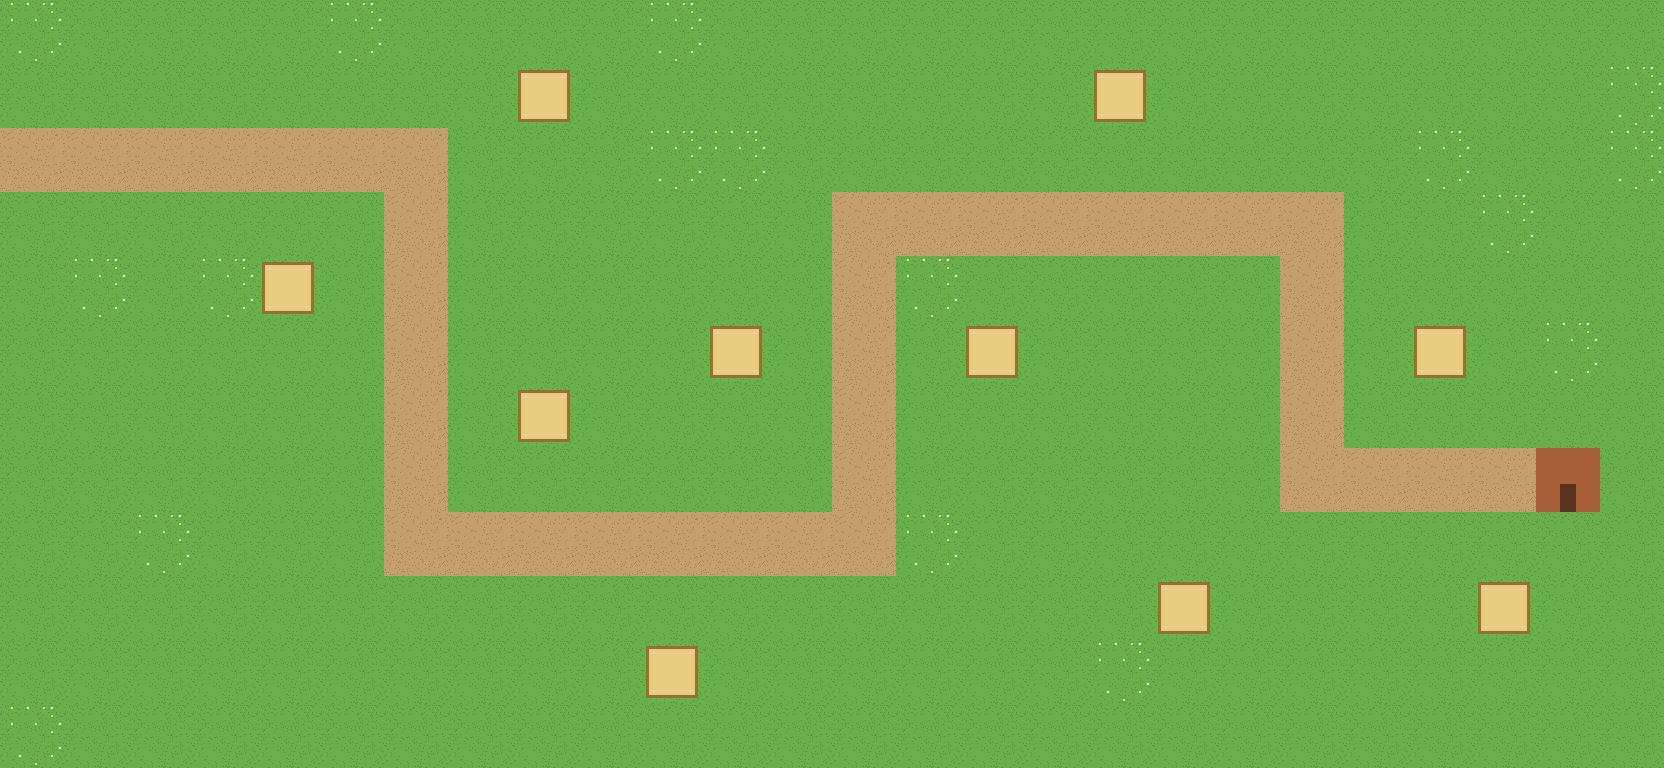

A 2D game scene composited from a Tiled map and its tileset images. What follows is a short description and the map's XML, with every tile layer's data as written:
An orthogonal 26x12 tile map with 64x64 px tiles, 1 tile layer (terreno) and 12 objects (camino, e1, e2, e3, e4, ...).

<map version="1.10" tiledversion="1.12.2" orientation="orthogonal" renderorder="right-down" width="26" height="12" tilewidth="64" tileheight="64" infinite="0" nextlayerid="5" nextobjectid="13">
 <tileset firstgid="1" source="placeholder.tsx" />
 <layer id="1" name="terreno" width="26" height="12">
  <data encoding="csv">
8,1,1,1,1,8,1,1,1,1,8,1,1,1,1,1,1,1,1,1,1,1,1,1,1,1,
1,1,1,1,1,1,1,1,6,1,1,1,1,1,1,1,1,6,1,1,1,1,1,1,1,8,
2,2,2,2,2,2,2,1,1,1,8,8,1,1,1,1,1,1,1,1,1,1,8,1,1,8,
1,1,1,1,1,1,2,1,1,1,1,1,1,2,2,2,2,2,2,2,2,1,1,8,1,1,
1,8,1,8,6,1,2,1,1,1,1,1,1,2,8,1,1,1,1,1,2,1,1,1,1,1,
1,1,1,1,1,1,2,1,1,1,1,6,1,2,1,6,1,1,1,1,2,1,6,1,8,1,
1,1,1,1,1,1,2,1,6,1,1,1,1,2,1,1,1,1,1,1,2,1,1,1,1,1,
1,1,1,1,1,1,2,1,1,1,1,1,1,2,1,1,1,1,1,1,2,2,2,2,7,1,
1,1,8,1,1,1,2,2,2,2,2,2,2,2,8,1,1,1,1,1,1,1,1,1,1,1,
1,1,1,1,1,1,1,1,1,1,1,1,1,1,1,1,1,1,6,1,1,1,1,6,1,1,
1,1,1,1,1,1,1,1,1,1,6,1,1,1,1,1,1,8,1,1,1,1,1,1,1,1,
8,1,1,1,1,1,1,1,1,1,1,1,1,1,1,1,1,1,1,1,1,1,1,1,1,1
</data>
 </layer>
 <objectgroup id="2" name="caminos">
  <object id="1" name="camino" x="0" y="160">
   <polyline points="0,0 416,0 416,384 864,384 864,64 1312,64 1312,320 1568,320" />
  </object>
 </objectgroup>
 <objectgroup id="3" name="espacios">
  <object id="2" name="e1" x="288" y="288">
   <point />
  </object>
  <object id="3" name="e2" x="544" y="96">
   <point />
  </object>
  <object id="4" name="e3" x="544" y="416">
   <point />
  </object>
  <object id="5" name="e4" x="736" y="352">
   <point />
  </object>
  <object id="6" name="e5" x="672" y="672">
   <point />
  </object>
  <object id="7" name="e6" x="992" y="352">
   <point />
  </object>
  <object id="8" name="e7" x="1120" y="96">
   <point />
  </object>
  <object id="9" name="e8" x="1184" y="608">
   <point />
  </object>
  <object id="10" name="e9" x="1440" y="352">
   <point />
  </object>
  <object id="11" name="e10" x="1504" y="608">
   <point />
  </object>
 </objectgroup>
 <objectgroup id="4" name="collca">
  <object id="12" name="collca" x="1568" y="480">
   <point />
  </object>
 </objectgroup>
</map>
